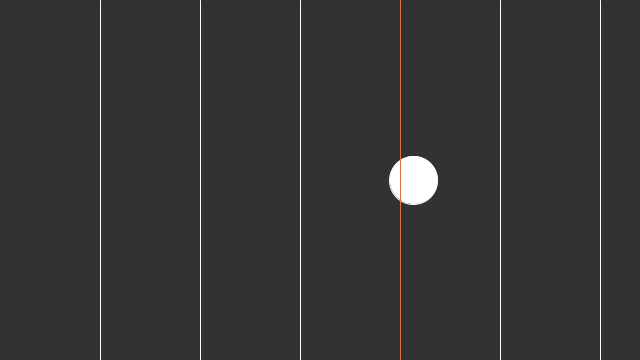
Frame 1 (no input)
Frame 60 (the mouse pressed at the canvas centre just before this capture): identical to frame 1, image omitted
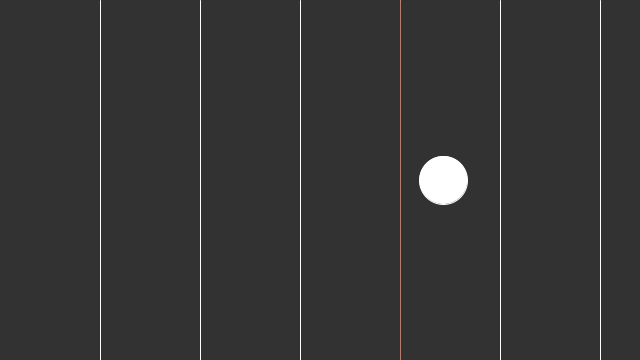
Frame 120 (the mouse held since frame 60 and released just before this capture)

The Processing sketch that drew these frames (run headless with seeded random() and noise(); from frame 60 on, the mouse is pressed at the canvas centre):

// Processing sketch: simple_ball_mvmnt_w_mouse
// ── simple_ball_mvmnt_w_mouse.pde
float circleX;
float Xspeed = 0.5;
boolean moving = false;

void setup(){
  size(640, 360);              // setup window size
  circleX = random(0, width);  // ramdomize circle's x position
}

void draw(){
  
  // -- Drawing stuff -- //
  background(50);
  
  // Initial lines
  stroke(255);
  line(100, 0, 100, height);
  line(200, 0, 200, height);
  line(300, 0, 300, height);
  line(400, 0, 400, height);
  line(500, 0, 500, height);
  line(600, 0, 600, height);
  
  // Moving ellipse
  fill(255);
  ellipseMode(RADIUS);
  ellipse(circleX, 180, 24, 24);
  
  // -- Logic stuff -- //
  if (moving){
   circle_position_reset();
  }
  
  change_line_marker();
  
}

void change_line_marker(){
  // Change position line markers based on Circle's centre position
  if (circleX >= 600){
    stroke(222, 111, 75);
    line(600, 0, 600, height);
  } 
  else if ((circleX >= 500) && (circleX < 600)){
    stroke(222, 111, 75);
    line(500, 0, 500, height);
  } 
  else if ((circleX >= 400) && (circleX < 500)){
    stroke(222, 111, 75);
    line(400, 0, 400, height);
  } 
  else if ((circleX >= 300) && (circleX < 400)){
    stroke(222, 111, 75);
    line(300, 0, 300, height);
  }
  else if ((circleX >= 200) && (circleX < 300)){
    stroke(222, 111, 75);
    line(200, 0, 200, height);
  }
  else if ((circleX >= 100) && (circleX < 200)){
    stroke(222, 111, 75);
    line(100, 0, 100, height);
  }
}

void circle_position_reset(){
  // Move circle to end and reset it's position back to start
  if (circleX < width){
    circleX = circleX + Xspeed;
  } 
  else {
    circleX = 0;
  }
}

void mousePressed(){
  if (moving){
    moving = false;
  } 
  else{
    moving = true;
  }
  // the above can also be written as (moving = !moving)
}
